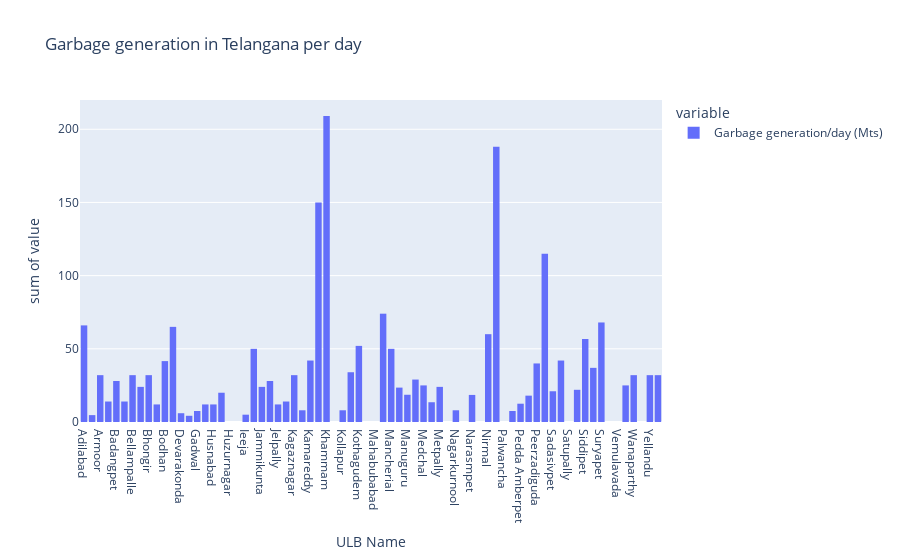

This figure's notebook cell:
### Code cell
fig = px.histogram(df, x = 'ULB Name', y = ["Garbage generation/day (Mts)"],title="Garbage generation in Telangana per day")

fig.show()

### Figure 1 — Plotly figure (JSON) as saved in the notebook; plotly's stock layout.template omitted (floating-point values rounded to 4 significant figures)
{"data": [{"alignmentgroup": "True", "bingroup": "x", "histfunc": "sum", "hovertemplate": "variable=Garbage generation/day (Mts)<br>ULB Name=%{x}<br>sum of value=%{y}<extra></extra>", "legendgroup": "Garbage generation/day (Mts)", "marker": {"color": "#636efa", "pattern": {"shape": ""}}, "name": "Garbage generation/day (Mts)", "offsetgroup": "Garbage generation/day (Mts)", "orientation": "v", "showlegend": true, "type": "histogram", "x": ["Adilabad", "Andol-Jogipet", "Armoor", "Atchampet", "Badangpet", "Badepally", "Bellampalle", "Bhainsa", "Bhongir", "Bhupalapally", "Bodhan", "Boduppal", "Devarakonda", "Dubbaka", "Gadwal", "Gajwel", "Husnabad", "Huzurabad", "Huzurnagar", "Ibrahimpatnam", "Ieeja", "Jagtial", "Jammikunta", "Jangoan", "Jelpally", "Jillelguda", "Kagaznagar", "Kalwakurthy", "Kamareddy", "Karimnagar", "Khammam", "Kodada", "Kollapur", "Korutla", "Kothagudem", "Madhira", "Mahabubabad", "Mahabubnagar", "Mancherial", "Mandamarri", "Manuguru", "Medak", "Medchal", "Meerpet", "Metpally", "Miryalaguda", "Nagarkurnool", "Nalgonda", "Narasmpet", "Narayanpet", "Nirmal", "Nizamabad", "Palwancha", "Parakala", "Pedda Amberpet", "Peddapalli", "Peerzadiguda", "Ramagundam", "Sadasivpet", "Sangareddy", "Satupally", "Shadnagar", "Siddipet", "Sircilla", "Suryapet", "Tandur", "Vemulavada", "Vikarabad", "Wanaparthy", "Warangal", "Yellandu", "Zaheerabad"], "xaxis": "x", "y": [66, 4.7, 32, 14, 28, 14, 32, 24, 32, 12, 41.6, 65, 6, 4.25, 7.5, 12, 12, 20, 0, 0, 5, 50, 24, 28, 12, 14, 32, 8, 42, 150, 209, 0, 8, 34, 52, 0, 0, 74, 50, 23.5, 18.61, 29, 25, 13.5, 24, 0, 8, 0, 18.5, 0, 60, 188, 0, 7.5, 12.5, 18, 40, 115, 21, 42, 0, 22, 56.72, 37, 68, 0, 0, 25, 32, 0, 32, 32], "yaxis": "y"}], "layout": {"barmode": "relative", "legend": {"title": {"text": "variable"}, "tracegroupgap": 0}, "title": {"text": "Garbage generation in Telangana per day"}, "xaxis": {"anchor": "y", "domain": [0, 1], "title": {"text": "ULB Name"}}, "yaxis": {"anchor": "x", "domain": [0, 1], "title": {"text": "sum of value"}}}}
